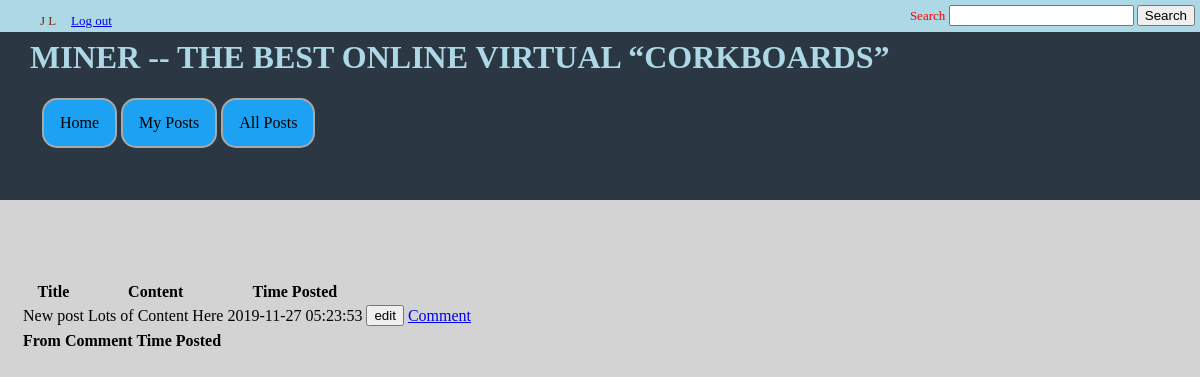
/post.php?postID=3 (signed in), run on the app's committed database.
### tables this page shows
CREATE TABLE IF NOT EXISTS posts (
	postID int NOT NULL AUTO_INCREMENT,
	userID int,
	Title varchar(255),
	Content TEXT,
	TimeCreated TIMESTAMP,
	PRIMARY KEY( postID ),
	FOREIGN KEY (userID) REFERENCES users(userID)
);

### post.php (the view, shortened to what this page needs)
<!DOCTYPE html>
<html lang="en-US">
<head>
	<link rel="stylesheet" type="text/css" href="header.css" />
</head>
<body>
	<?php
	  if (isset($_SESSION["passwordVerified"])) {
			if ($_SESSION["passwordVerified"] == TRUE) {
				include 'header_afterloggedin.php';
			}
			else{
				include 'templateHeader.php';
			}
		}
		else{
			include 'templateHeader.php';
			header("Location: login.php");
		}
	?>
	<main>
	<?php if (isset($_SESSION["passwordVerified"])): ?>
		<?php if ($_SESSION["passwordVerified"] == TRUE): ?>
			<table>
				<thead>
				<tr>
					<th>Title</th>
					<th>Content</th>
					<th>Time Posted</th>
				</tr>
				</thead>
				<tbody>
				<?php
					getPost($_GET["postID"], $_SESSION['userID']);
				?>
				</tbody>
			</table>
			<table>
				<thead>
				<tr>
					<th>From</th>
					<th>Comment</th>
					<th>Time Posted</th>
				</tr>
				</thead>
			</table>
		<?php else: ?>
			<p>Please Log in.</p>
		<?php endif ?>
	<?php else: ?>
		<p>Please Log in.</p>
	<?php endif ?>
	</main>
</body>
</html>
<?php
function getPost($postID, $userid, $Limit = 20, $Offset = 0)
{
	include 'connect.php';
	$querycheck="SELECT * FROM `posts` WHERE postID = ? ORDER BY TimeCreated DESC LIMIT ?, ?";
	$stmt = $mysqli->prepare( $querycheck );
	$stmt->bind_param( "iii", $pID, $Off, $lim);
	$stmt->execute();
	$res = $stmt->get_result();
	while ($row = mysqli_fetch_array($res)) {
		echo "<tr>";
		echo "<td>" . $row["Title"] . "</td>";
		echo "<td>" . $row["Content"] . "</td>";
		echo "<td>" . $row["TimeCreated"] . "</td>";
		if($row['userID'] == $_SESSION['userID']){
			echo '<td><input type="button" name="edit" value="edit"></td>';
		}
		echo '<td><a href=\'comment.php?pid='.$row['postID'].'&uid='.$userid.'\' class="comment" id="' . $row['postID'] . '">Comment</a></td>';
		echo "</tr>";
	}
}
?>

### header.css (style rules this page uses)
body { margin:0px; background-color: lightGrey; }
main { position: absolute; top: 35%; margin-right: 10px; margin-left: 20px; }

### data on the page
posts: Title "New post", Content "Lots of Content Here", TimeCreated "2019-11-27 05:23:53"

### other printed values
$_SESSION["userfname"] "J"
$_SESSION["userlname"] "L"
